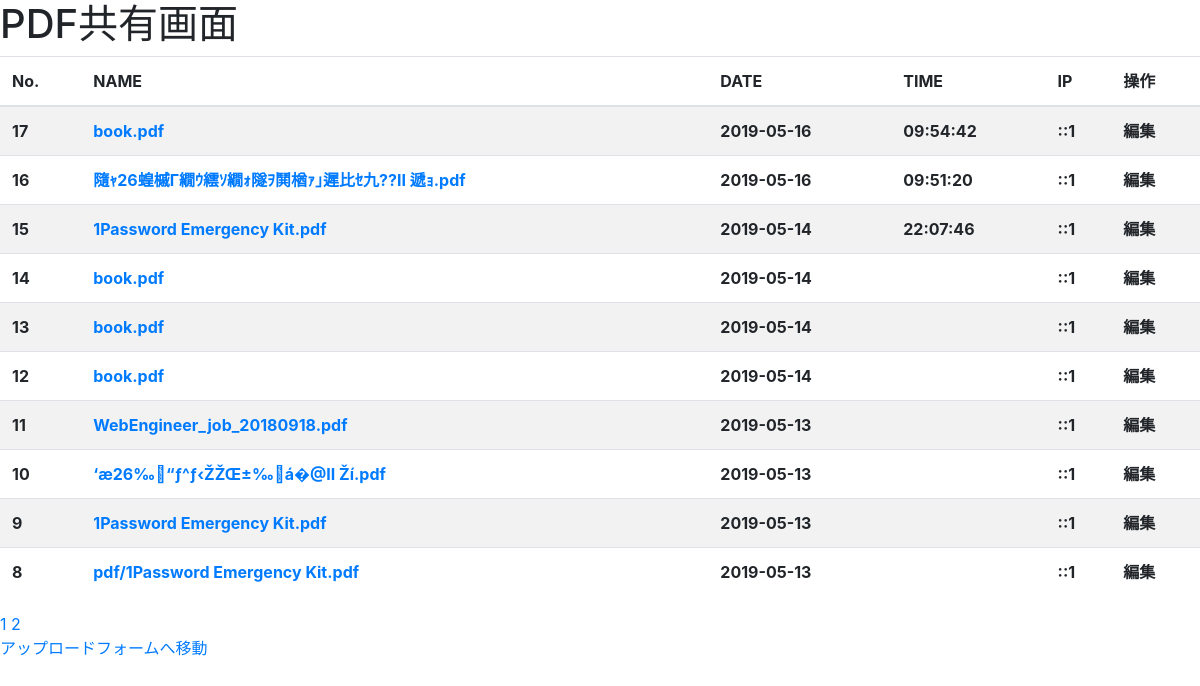
Before: / with the older database file.
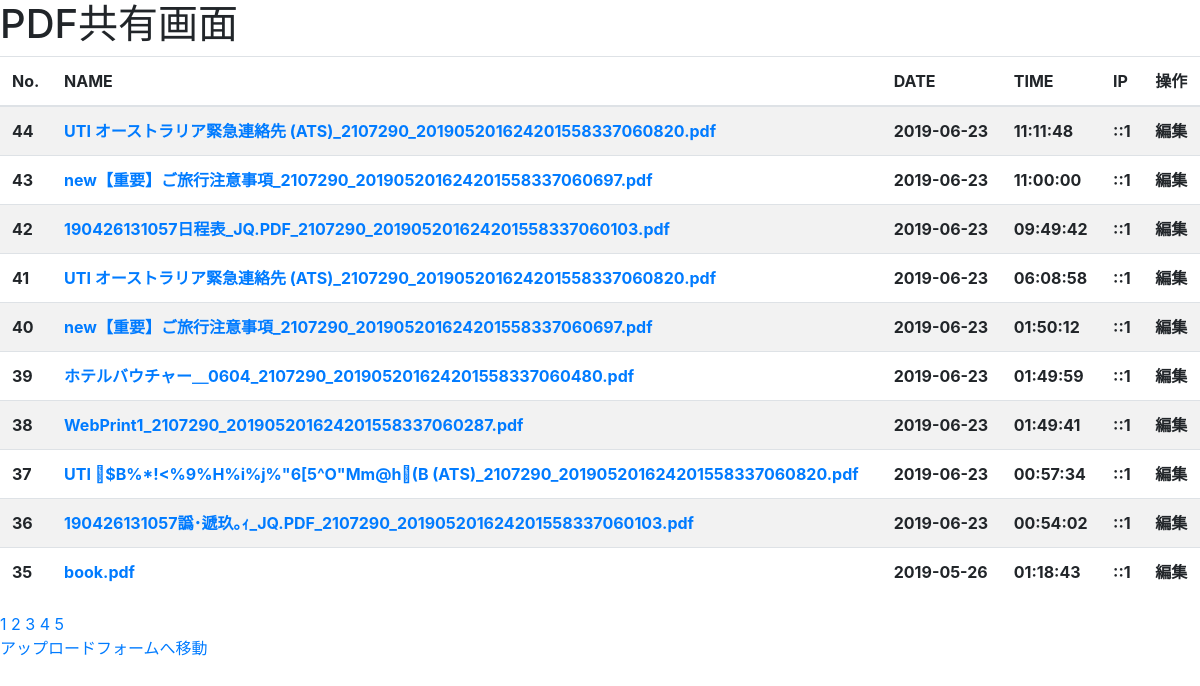
After: the same page with the newer database file.
### tables this page shows
CREATE TABLE "upload" (
	`id`	INTEGER NOT NULL PRIMARY KEY AUTOINCREMENT,
	`name`	TEXT NOT NULL,
	`date`	TEXT NOT NULL,
	`ip`	TEXT NOT NULL,
	`path`	TEXT,
	`time`	INTEGER
);

### index.php (the view, shortened to what this page needs)
<?php
try {
  $db = getDb();
  $pagenationBaseNumber = 10;
  if (isset($_GET['page'])) {
    $page = $_GET['page'];
  } else {
    $page = 1;
  }
  if ($page > 1) {
    $start = ($page * $pagenationBaseNumber) - $pagenationBaseNumber;
  } else {
    $start = 0;
  }
  $sql = "SELECT id,name,date(date,'localtime') as date,ip,time(time,'localtime') as time,path FROM upload ORDER BY id DESC LIMIT :start,10";
  $stmt = $db->prepare($sql);
  $stmt->bindValue(':start', $start);
  $stmt->execute();
  $res = $stmt->fetchAll();
  $sql = "SELECT COUNT(*) id FROM upload";
  $pageNum = $db->query($sql);
  $pageNum = $pageNum->fetchColumn();
  $pagination = ceil($pageNum / 10);
} catch (PDOException $e) {
  echo $e->getMessage();
}
?>
<!doctype html>
<html lang="ja">
  <head>
    <link rel="stylesheet" href="https://stackpath.bootstrapcdn.com/bootstrap/4.3.1/css/bootstrap.min.css">
  </head>
  <body>
    <h1>PDF共有画面</h1>
    <table class="table table-striped table-hove table-responsiver">
      <thead>
        <tr>
          <th>No.</th>
          <th>NAME</th>
          <th>DATE</th>
          <th>TIME</th>
          <th>IP</th>
          <th>操作</th>
        </tr>
      </thead>
      <tbody>
        <?php foreach($res as $value) :?>
          <tr>
            <th><?= $value['id'] ?></th>
            <th><a href="<?= $value['path'] ?>"><?= $value['name'] ?></a></th>
            <th><?= $value['date'] ?></th>
            <th><?= $value['time'] ?></th>
            <th><?= $value['ip'] ?></th>
            <th>編集</th>
          </tr>
        <?php endforeach ?>
      </tbody>
    </table>
    <?php for ($x=1; $x <= $pagination ; $x++) : ?>
	    <a href="?page=<?= $x ?>"><?= $x; ?></a>
    <?php endfor ?>
    <div>
      <p><a href="upload.html">アップロードフォームへ移動</a></p>
    </div>
  </body>
</html>

Changed rows visible on the page:
no longer on this page (row unchanged): upload: id "17", name "book.pdf", date "2019-05-16", time "09:54:42", ip "::1"
no longer on this page (row unchanged): upload: id "16", name "隨ｬ26蝗槭Γ繝ｳ繧ｿ繝ｫ隧ｦ鬨楢ｧ｣遲比ｾ九??II 遞ｮ.pdf", date "2019-05-16", time "09:51:20", ip "::1"
no longer on this page (row unchanged): upload: id "15", name "1Password Emergency Kit.pdf", date "2019-05-14", time "22:07:46", ip "::1"
no longer on this page (row unchanged): upload: id "14", name "book.pdf", date "2019-05-14", ip "::1"
no longer on this page (row unchanged): upload: id "13", name "book.pdf", date "2019-05-14", ip "::1"
no longer on this page (row unchanged): upload: id "12", name "book.pdf", date "2019-05-14", ip "::1"
no longer on this page (row unchanged): upload: id "11", name "WebEngineer_job_20180918.pdf", date "2019-05-13", ip "::1"
no longer on this page (row unchanged): upload: id "10", name "‘æ26‰񃁃“ƒ^ƒ‹ŽŽŒ±‰𓚗á�@II Ží.pdf", date "2019-05-13", ip "::1"
no longer on this page (row unchanged): upload: id "9", name "1Password Emergency Kit.pdf", date "2019-05-13", ip "::1"
no longer on this page (row unchanged): upload: id "8", name "pdf/1Password Emergency Kit.pdf", date "2019-05-13", ip "::1"
added upload: id "44", name "UTI オーストラリア緊急連絡先 (ATS)_2107290_201905201624201558337060820.pdf", date "2019-06-23", time "11:11:48", ip "::1"
added upload: id "43", name "new【重要】ご旅行注意事項_2107290_201905201624201558337060697.pdf", date "2019-06-23", time "11:00:00", ip "::1"
added upload: id "42", name "190426131057日程表_JQ.PDF_2107290_201905201624201558337060103.pdf", date "2019-06-23", time "09:49:42", ip "::1"
added upload: id "41", name "UTI オーストラリア緊急連絡先 (ATS)_2107290_201905201624201558337060820.pdf", date "2019-06-23", time "06:08:58", ip "::1"
added upload: id "40", name "new【重要】ご旅行注意事項_2107290_201905201624201558337060697.pdf", date "2019-06-23", time "01:50:12", ip "::1"
added upload: id "39", name "ホテルバウチャー＿0604_2107290_201905201624201558337060480.pdf", date "2019-06-23", time "01:49:59", ip "::1"
added upload: id "38", name "WebPrint1_2107290_201905201624201558337060287.pdf", date "2019-06-23", time "01:49:41", ip "::1"
added upload: id "37", name "UTI \u001b$B%*!<%9%H%i%j%\"6[5^O\"Mm@h\u001b(B (ATS)_2107290_201905201624201558337060820.pdf", date "2019-06-23", time "00:57:34", ip "::1"
added upload: id "36", name "190426131057譌･遞玖｡ｨ_JQ.PDF_2107290_201905201624201558337060103.pdf", date "2019-06-23", time "00:54:02", ip "::1"
added upload: id "35", name "book.pdf", date "2019-05-26", time "01:18:43", ip "::1"
Other visible differences:
new list line: "3"
new list line: "4"
new list line: "5"
